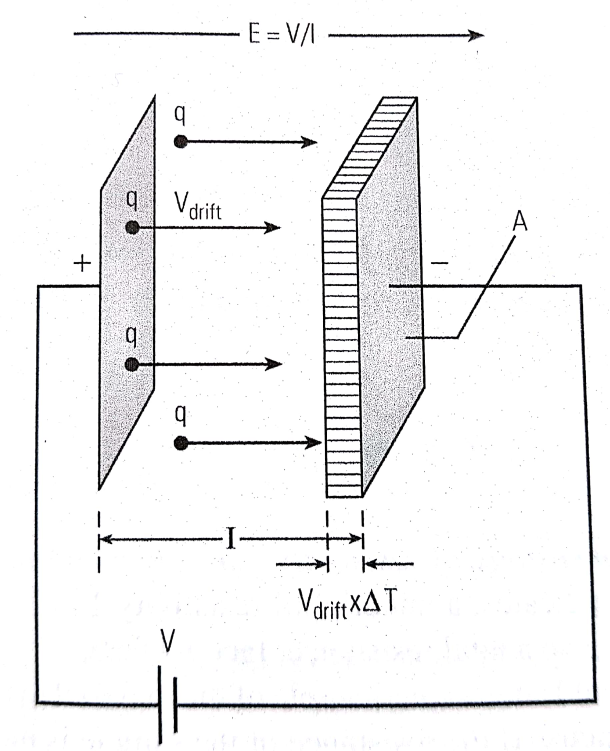
#> input picture Imagens/sp1.jpg, 1828 x 2252 px (shown at 1/3 size)
$ jupyter execute Teoria.ipynb
#> lines starting #> are read from the running program, lines starting #| are printed output that depends on the picture
[cell 1]
import matplotlib.pyplot as plt
import matplotlib.image as img
import pylab as py
#novos pacotes de imagem
import imageio
from skimage import data, io, filters
from skimage import img_as_float
from skimage.transform import radon, rescale
from skimage.morphology import reconstruction

# O pontencial espontâneo e os conceitos de resistividade

As primeiras medidas realizadas em dados de perfilagem de poços foras medidas elétricas de fontes naturais. Em uma tentativa de aferir o valor de resistividade em formações rochosas repetidamente foi registrado "ruído" o que foi relacionado ao potencial espotâneo.

O pontencial espontâneo é o resultado da condução eletrolítica, característica intrínseca das rochas e das salmouras.
Os fatores que impactam diretamente nesta condutividade eletroquímica são temperatura e salinidade.

## O conceito de resistividade massiva (Bulk resistivity)

A resistividade é um propriedade física do matéria que é oposta a resistência e que está associada com a forma geométrica do material. A expressão prescrita pela lei de Ohm:

$$ V = I R $$  (Eq. 1)

indica que a corrente $I$ que flúi através de um material com resistência $R$ está associada a uma voltagem $V$. Uma perspectiva mais geral desta equação é dada pela relação presente na equação de Maxwell

$$ \vec{J} = \sigma \vec{E}$$
(Eq. 2)

onde $\vec{J}$ é a densidade de corrente, um vetor quantidade; $\vec{E}$ é o campo elétrico e $\sigma$ é a constante de proporcionalidade que indica a condutividade do material. A resistividade, parâmetro físico usado para caracterização das rochas é definido como o inverso da condutividade:

$$ Resistividade \equiv \rho = \dfrac{1}{\sigma} $$
(Eq. 3)

Uma importante exercício imaginativo para compreensão do conceito de resistividade é considerar um gás diluído presente entre duas placas com área $A$. As partículas do gás, aquelas dotadas de carga, movimentar-se-ão sobre a influência de um campo eletromagnético $E$ com uma taxa de velocidade de deslocamento, ou velocidade de deriva $v_{drift}$. A velocidade de deriva pode ser determinada pois á partícula portadora de carga é acelarada sob a inflência de um campo eletrico até que esta venha a colidir com outra partícula que está em repouso e o processo se repita novamente. O tempo entre essas colisões, $\tau$, é o parâmetro de interesse, desde que a velocidade de deriva $v_{drift}$ pode ser descrita como:

$$ v_{drift} = \dfrac{F}{m} \tau$$
(Eq.4)

onde $\dfrac{F}{m}$ representa a aceleração da partícula portadora de massa $m$ sujeita a uma força $F$. Neste exercício imaginativo a força $F$ é igual ao produto da carga pelo campo elétrico, $q E$.

A forma geral da expressão para a a velocidade de deriva sob a acção de uma força externa $F$ é

$$ v_{drift} = \mu F $$
(Eq. 5)

Onde a constante de proporcionalidade $\mu$ se refere ao grau de mobilidade da partícula no meio. A mobilidade de um gás diluído em um meio específico pode ser observado aplicando a Eq. 5 na Eq. 4.

$$ \mu = \dfrac{\tau} {m}$$ (Eq. 6)

Figura 1: [Representação de partículas carregadas de um gás diluído em movimento sob a influência de uma carga elétrica. O espaço de espessura $v_{drift} \times \Delta t$ é varrido por partículas carregadas, contibuindo para a corrente, em um tempo $\Delta t$ ](Imagens/sp1.jpg)

[cell 2]
corrente = io.imread( "Imagens/sp1.jpg")
#> corrente is the input picture: shape (2252, 1828, 3); mean R, G, B 241.8, 241.7, 242.1
py.rcParams['figure.figsize'] = (6.0, 6.0)
plt.title("Carga")
fig = plt.imshow(corrente)
fig.axes.get_xaxis().set_visible(False)
fig.axes.get_yaxis().set_visible(False)
plt.show()

Para ilustrar a relação entre resistividade e resistência é importante definir uma expressão que relacione uma corrente fluindo no sistema hipotético da figura 1, obedecendo a lei de Ohm.

A região do espaço que contém as cargas pontuais que irão atingir as placas em um determinado período no tempo é chamada de $\Delta t$. A espessura dessa região é $ v_{drift} \times \Delta t$. O número de carga coletado em um dado intervalo de tempo é $ \Delta t$. O número de cargas coletadas durante o impacto com o eletrodo de área $ A $ é $n_{i} v_{drift} \Delta t A$, onde $n_{i}$ é a densidade da partícula (o número de carga por unidade de volume). A corrente $I$ é definida como

$$I = \dfrac{n_{i} v_{drift} \Delta t A}{\Delta t} q $$   (Eq. 6)

E a relação com a velocidade de deriva pode ser definida como

$$v_{drift} = \mu F = \mu q \dfrac{V}{l}$$ (Eq. 7)

desde que a força exercida pelo campo elétrico é dado pela queda de tensão por unidade de comprimento e a separação entre as duas placas é $ l $.

Combinando as equações $6$ e $7$ temos a relação da corrente

$$I = \dfrac{n_{i} \mu q \dfrac{V}{l} \Delta t A}{\Delta t} q $$  (Eq. 8)

Quando comparada com a lei de Ohm, $I = \dfrac{1}{R} V$, indica a resistência da geometria da figura 1. A resistência pode ser espressada da seguinte forma:

$$ R = \dfrac{1}{n_{i}\mu q^{2}} \dfrac{l}{A} $$ (Eq. 9)

Uma importante observação é que a resistência é composta por duas partes. A primeira é dependente do material, $ \dfrac{1}{n_{i}\mu q^{2}}$.

A segunda é puramente geométrica que é o tamanho da amostra dividida pela área da superfície de contato entre as duas placas.  A resistividade $\rho$ é em fato o primeiro fator.

$$ R = \dfrac{1}{n_{i}\mu q^{2}} \dfrac{l}{A} = \rho \dfrac{l}{A}$$ (Eq. 10)

O que seque é que a dimensionalidade da resistividade é dada em $ohms-m^{2}/m$ ou $Ohm-m$. Na prática isso representa um material cúbico com dimensões de $1$m  em cada lado que terá a resistência total de $1$$Ohm$. Confirme ilstrado da figura 2.

Figura 2: [Um cubo de 1 m de resistividade 1 ohm-m tem a resistência de 1 ohm em cada face.](Imagens/sp2.jpg)

[cell 3]
cube = io.imread( "Imagens/sp2.jpg")
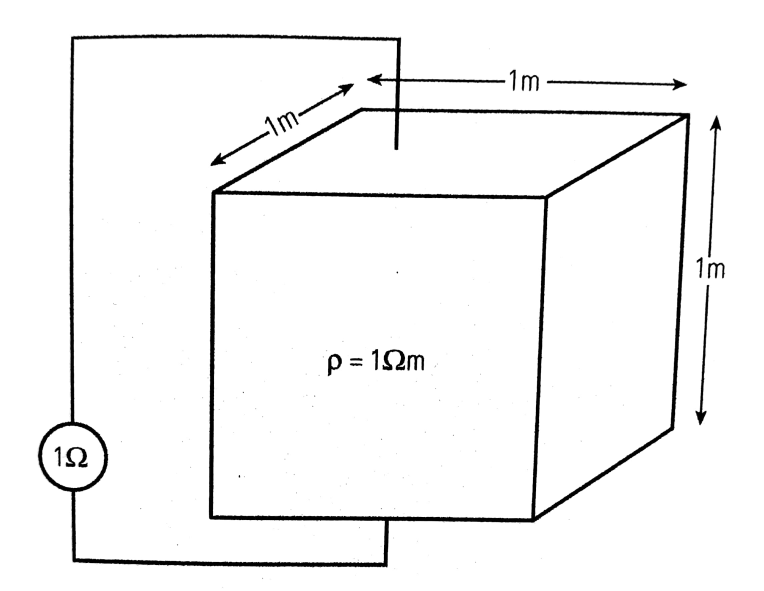
#> input picture Imagens/sp2.jpg, 2292 x 1772 px (shown at 1/3 size)
#> cube is the input picture: shape (1772, 2292, 3); min 0, max 255, mean 245
py.rcParams['figure.figsize'] = (6.0, 6.0)
plt.title("$Um$ $cubo$ $de$ $resistividade$")
fig = plt.imshow(cube)
fig.axes.get_xaxis().set_visible(False)
fig.axes.get_yaxis().set_visible(False)
plt.show()

Sendo assim um sistema de medida de resistividade consiste em uma amostra do material a ser medido contido em uma geometria fixa. Caso a medida da resistência da amostra é medida, a resistividade pode ser obtida através da relação.

$$ \rho = R \times \dfrac{A}{l} $$ (Eq. 11)

que, através da lei de Ohm, se torna:

$$ \rho = \dfrac{V}{I} \dfrac{A}{l} = k \dfrac{V}{I}$$

Aonde a constante $k$ é uma constante do sistema que convertea medida de voltagem $V$ para uma dada corrente $I$ na resistividade do material.

## Um experimento prático

Em termos práticos, a figura 2, mostra um dispositivo de medida de resistividade chamado $\textit{copo de lama}$ aonde dentro é colocado uma amostra.

[cell 4]
mudcup = io.imread( "Imagens/sp3.jpg")
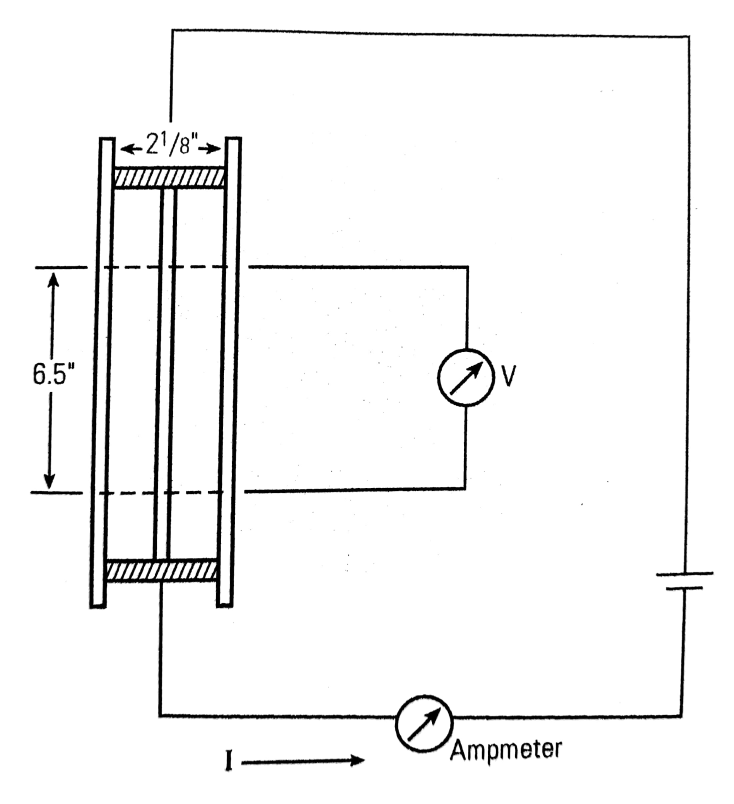
#> input picture Imagens/sp3.jpg, 2200 x 2412 px (shown at 1/3 size)
#> mudcup is the input picture: shape (2412, 2200, 3); min 0, max 255, mean 243.7
py.rcParams['figure.figsize'] = (6.0, 6.0)
plt.title("Copo de lama")
fig = plt.imshow(mudcup)
fig.axes.get_xaxis().set_visible(False)
fig.axes.get_yaxis().set_visible(False)
plt.show()
